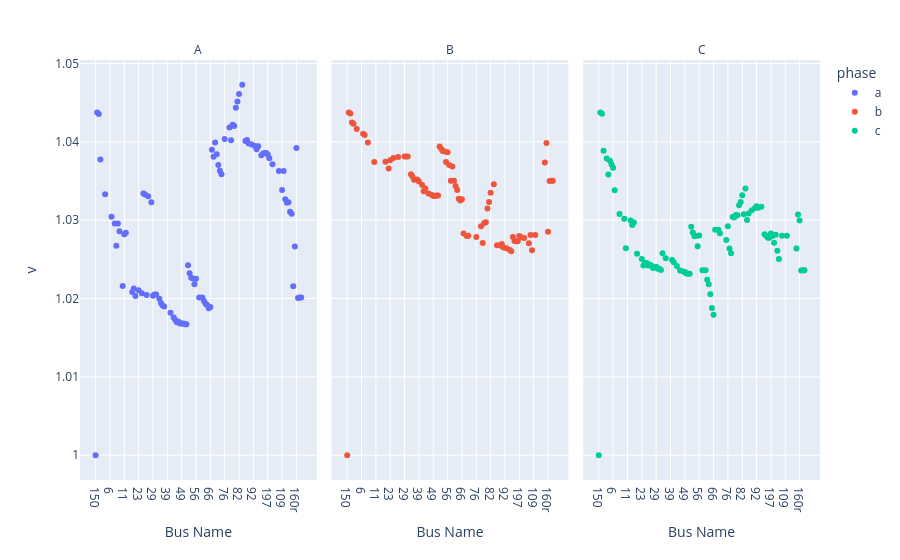
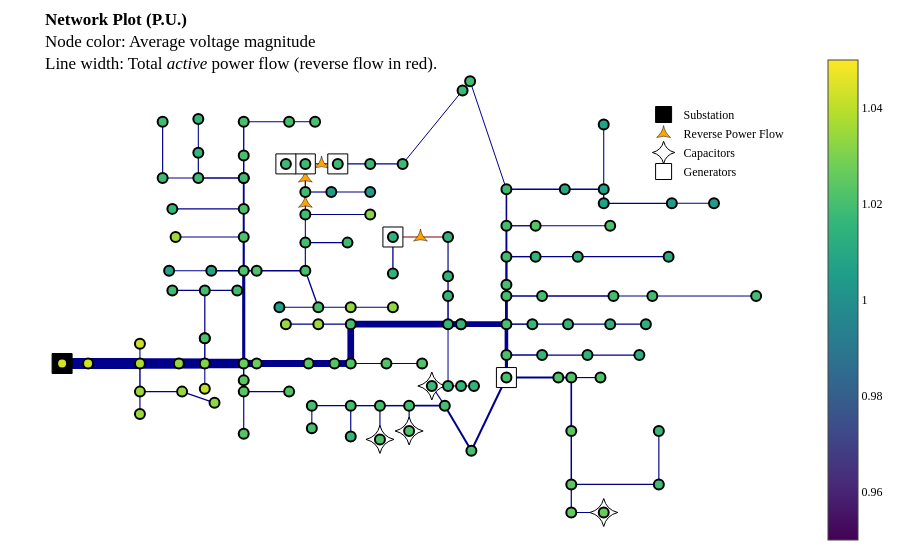
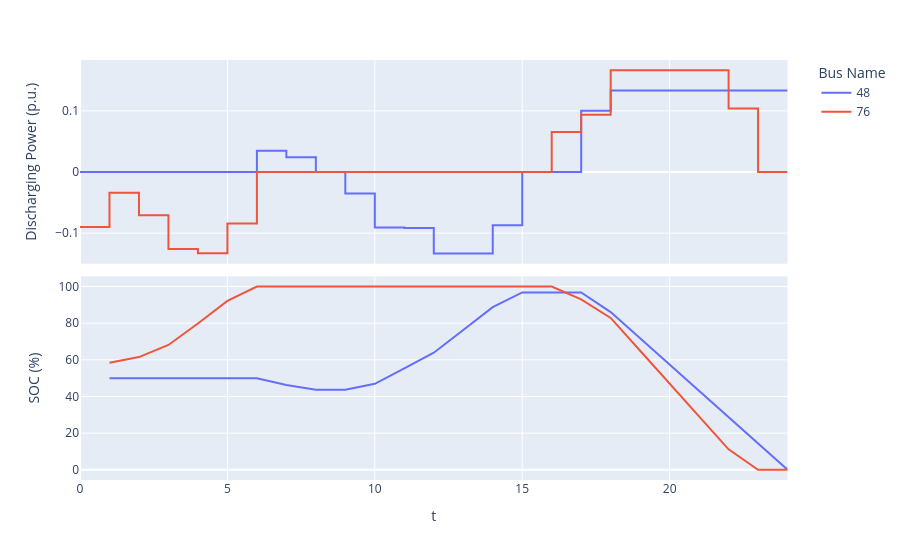

Notebook source saved alongside these figures, in order:
### Code cell
case = create_case(CASES_DIR / "csv" / "ieee123_30der_bat", start_step=0, n_steps=24)
result = case.run_opf(objective="loss")
print(result.active_power_flows)
plot_voltages(result.voltages).show()
plot_network(case, result.voltages, p_flow=result.active_power_flows, q_flow = result.reactive_power_flows, t=12).show()
plot_batteries(result.battery_active_power, result.soc).show()

### Figure 1 — Plotly figure (JSON) as saved in the notebook; plotly's stock layout.template omitted (floating-point values rounded to 4 significant figures; data arrays with more than 128 entries replaced by an {"elided": "..."} marker saying what was removed)
{"data": [{"hovertemplate": "phase=a<br>name=%{x}<br>v=%{y}<extra></extra>", "legendgroup": "a", "marker": {"color": "#636efa", "symbol": "circle"}, "mode": "markers", "name": "a", "orientation": "v", "showlegend": true, "type": "scatter", "x": {"elided": "130 str values"}, "xaxis": "x", "y": {"elided": "130 float values"}, "yaxis": "y"}, {"hovertemplate": "phase=b<br>name=%{x}<br>v=%{y}<extra></extra>", "legendgroup": "b", "marker": {"color": "#EF553B", "symbol": "circle"}, "mode": "markers", "name": "b", "orientation": "v", "showlegend": true, "type": "scatter", "x": {"elided": "130 str values"}, "xaxis": "x2", "y": {"elided": "130 float values"}, "yaxis": "y2"}, {"hovertemplate": "phase=c<br>name=%{x}<br>v=%{y}<extra></extra>", "legendgroup": "c", "marker": {"color": "#00cc96", "symbol": "circle"}, "mode": "markers", "name": "c", "orientation": "v", "showlegend": true, "type": "scatter", "x": {"elided": "130 str values"}, "xaxis": "x3", "y": {"elided": "130 float values"}, "yaxis": "y3"}], "layout": {"annotations": [{"font": {}, "showarrow": false, "text": "A", "x": 0.16, "xanchor": "center", "xref": "paper", "y": 1, "yanchor": "bottom", "yref": "paper"}, {"font": {}, "showarrow": false, "text": "B", "x": 0.5, "xanchor": "center", "xref": "paper", "y": 1, "yanchor": "bottom", "yref": "paper"}, {"font": {}, "showarrow": false, "text": "C", "x": 0.84, "xanchor": "center", "xref": "paper", "y": 1, "yanchor": "bottom", "yref": "paper"}], "legend": {"title": {"text": "phase"}, "tracegroupgap": 0}, "margin": {"t": 60}, "xaxis": {"anchor": "y", "domain": [0, 0.32], "title": {"text": "Bus Name"}}, "xaxis2": {"anchor": "y2", "domain": [0.34, 0.66], "matches": "x", "title": {"text": "Bus Name"}}, "xaxis3": {"anchor": "y3", "domain": [0.68, 1.0], "matches": "x", "title": {"text": "Bus Name"}}, "yaxis": {"anchor": "x", "domain": [0, 1], "title": {"text": "v"}}, "yaxis2": {"anchor": "x2", "domain": [0, 1], "matches": "y", "showticklabels": false}, "yaxis3": {"anchor": "x3", "domain": [0, 1], "matches": "y", "showticklabels": false}}}

### Figure 2 — Plotly figure (JSON) as saved in the notebook; plotly's stock layout.template omitted (floating-point values rounded to 4 significant figures; data arrays with more than 128 entries replaced by an {"elided": "..."} marker saying what was removed)
{"data": [{"hoverinfo": "none", "line": {"color": "darkblue", "dash": "solid", "width": 11}, "mode": "lines", "showlegend": false, "type": "scatter", "x": [-0.8612, -0.8612], "y": [-0.2909, -0.2909]}, {"hoverinfo": "none", "line": {"color": "darkblue", "dash": "solid", "width": 11}, "mode": "lines", "showlegend": false, "type": "scatter", "x": [-0.8612, -0.7916], "y": [-0.2909, -0.2909]}, {"hoverinfo": "none", "line": {"color": "darkblue", "dash": "solid", "width": 11}, "mode": "lines", "showlegend": false, "type": "scatter", "x": [-0.7916, -0.6524], "y": [-0.2909, -0.2909]}, {"hoverinfo": "none", "line": {"color": "darkblue", "dash": "solid", "width": 1.083}, "mode": "lines", "showlegend": false, "type": "scatter", "x": [-0.6524, -0.6524], "y": [-0.2909, -0.2009]}, {"hoverinfo": "none", "line": {"color": "darkblue", "dash": "solid", "width": 1.425}, "mode": "lines", "showlegend": false, "type": "scatter", "x": [-0.6524, -0.6524], "y": [-0.2909, -0.4195]}, {"hoverinfo": "none", "line": {"color": "darkblue", "dash": "solid", "width": 10.33}, "mode": "lines", "showlegend": false, "type": "scatter", "x": [-0.6524, -0.5481], "y": [-0.2909, -0.2909]}, {"hoverinfo": "none", "line": {"color": "darkblue", "dash": "solid", "width": 1.166}, "mode": "lines", "showlegend": false, "type": "scatter", "x": [-0.6524, -0.6524], "y": [-0.4195, -0.5224]}, {"hoverinfo": "none", "line": {"color": "darkblue", "dash": "solid", "width": 1.259}, "mode": "lines", "showlegend": false, "type": "scatter", "x": [-0.6524, -0.5394], "y": [-0.4195, -0.4195]}, {"hoverinfo": "none", "line": {"color": "darkblue", "dash": "solid", "width": 1.174}, "mode": "lines", "showlegend": false, "type": "scatter", "x": [-0.5394, -0.4524], "y": [-0.4195, -0.4709]}, {"hoverinfo": "none", "line": {"color": "darkblue", "dash": "solid", "width": 10.24}, "mode": "lines", "showlegend": false, "type": "scatter", "x": [-0.5481, -0.4785], "y": [-0.2909, -0.2909]}, {"hoverinfo": "none", "line": {"color": "darkblue", "dash": "solid", "width": 1.083}, "mode": "lines", "showlegend": false, "type": "scatter", "x": [-0.4785, -0.4785], "y": [-0.2909, -0.4067]}, {"hoverinfo": "none", "line": {"color": "darkblue", "dash": "solid", "width": 1.417}, "mode": "lines", "showlegend": false, "type": "scatter", "x": [-0.4785, -0.4785], "y": [-0.2909, -0.1752]}, {"hoverinfo": "none", "line": {"color": "darkblue", "dash": "solid", "width": 9.744}, "mode": "lines", "showlegend": false, "type": "scatter", "x": [-0.4785, -0.3741], "y": [-0.2909, -0.2909]}, {"hoverinfo": "none", "line": {"color": "darkblue", "dash": "solid", "width": 1.251}, "mode": "lines", "showlegend": false, "type": "scatter", "x": [-0.4785, -0.4785], "y": [-0.1752, -0.1752]}, {"hoverinfo": "none", "line": {"color": "darkblue", "dash": "solid", "width": 1.251}, "mode": "lines", "showlegend": false, "type": "scatter", "x": [-0.4785, -0.4785], "y": [-0.1752, 0.04337]}, {"hoverinfo": "none", "line": {"color": "darkblue", "dash": "solid", "width": 1.419}, "mode": "lines", "showlegend": false, "type": "scatter", "x": [-0.3741, -0.3741], "y": [-0.2909, -0.3681]}, {"hoverinfo": "none", "line": {"color": "darkblue", "dash": "solid", "width": 3.124}, "mode": "lines", "showlegend": false, "type": "scatter", "x": [-0.3741, -0.3741], "y": [-0.2909, 0.1334]}, {"hoverinfo": "none", "line": {"color": "darkblue", "dash": "solid", "width": 1.168}, "mode": "lines", "showlegend": false, "type": "scatter", "x": [-0.4785, -0.5655], "y": [0.04337, 0.04337]}, {"hoverinfo": "none", "line": {"color": "darkblue", "dash": "solid", "width": 1.083}, "mode": "lines", "showlegend": false, "type": "scatter", "x": [-0.4785, -0.3915], "y": [0.04337, 0.04337]}, {"hoverinfo": "none", "line": {"color": "darkblue", "dash": "solid", "width": 1.249}, "mode": "lines", "showlegend": false, "type": "scatter", "x": [-0.3741, -0.3741], "y": [-0.3681, -0.4195]}, {"hoverinfo": "none", "line": {"color": "darkblue", "dash": "solid", "width": 1.166}, "mode": "lines", "showlegend": false, "type": "scatter", "x": [-0.3741, -0.3741], "y": [-0.4195, -0.6124]}, {"hoverinfo": "none", "line": {"color": "darkblue", "dash": "solid", "width": 1.083}, "mode": "lines", "showlegend": false, "type": "scatter", "x": [-0.3741, -0.2524], "y": [-0.4195, -0.4195]}, {"hoverinfo": "none", "line": {"color": "darkblue", "dash": "solid", "width": 1.33}, "mode": "lines", "showlegend": false, "type": "scatter", "x": [-0.3741, -0.4611], "y": [0.1334, 0.1334]}, {"hoverinfo": "none", "line": {"color": "darkblue", "dash": "solid", "width": 2.164}, "mode": "lines", "showlegend": false, "type": "scatter", "x": [-0.3741, -0.3741], "y": [0.1334, 0.2877]}, {"hoverinfo": "none", "line": {"color": "darkblue", "dash": "solid", "width": 1.164}, "mode": "lines", "showlegend": false, "type": "scatter", "x": [-0.4611, -0.5742], "y": [0.1334, 0.1334]}, {"hoverinfo": "none", "line": {"color": "darkblue", "dash": "solid", "width": 1.174}, "mode": "lines", "showlegend": false, "type": "scatter", "x": [-0.3741, -0.5568], "y": [0.2877, 0.2877]}, {"hoverinfo": "none", "line": {"color": "darkblue", "dash": "solid", "width": 1.99}, "mode": "lines", "showlegend": false, "type": "scatter", "x": [-0.3741, -0.3741], "y": [0.2877, 0.4162]}, {"hoverinfo": "none", "line": {"color": "darkblue", "dash": "solid", "width": 1.166}, "mode": "lines", "showlegend": false, "type": "scatter", "x": [-0.3741, -0.5655], "y": [0.4162, 0.4162]}, {"hoverinfo": "none", "line": {"color": "darkblue", "dash": "solid", "width": 1.824}, "mode": "lines", "showlegend": false, "type": "scatter", "x": [-0.3741, -0.3741], "y": [0.4162, 0.5577]}, {"hoverinfo": "none", "line": {"color": "darkblue", "dash": "solid", "width": 1.332}, "mode": "lines", "showlegend": false, "type": "scatter", "x": [-0.3741, -0.3741], "y": [0.5577, 0.5577]}, {"hoverinfo": "none", "line": {"color": "darkblue", "dash": "solid", "width": 1.332}, "mode": "lines", "showlegend": false, "type": "scatter", "x": [-0.3741, -0.4959], "y": [0.5577, 0.5577]}, {"hoverinfo": "none", "line": {"color": "darkblue", "dash": "solid", "width": 1.492}, "mode": "lines", "showlegend": false, "type": "scatter", "x": [-0.3741, -0.3741], "y": [0.5577, 0.6606]}, {"hoverinfo": "none", "line": {"color": "darkblue", "dash": "solid", "width": 1.166}, "mode": "lines", "showlegend": false, "type": "scatter", "x": [-0.4959, -0.5916], "y": [0.5577, 0.5577]}, {"hoverinfo": "none", "line": {"color": "darkblue", "dash": "solid", "width": 1.166}, "mode": "lines", "showlegend": false, "type": "scatter", "x": [-0.4959, -0.4959], "y": [0.5577, 0.6734]}, {"hoverinfo": "none", "line": {"color": "darkblue", "dash": "solid", "width": 1.166}, "mode": "lines", "showlegend": false, "type": "scatter", "x": [-0.5916, -0.5916], "y": [0.5577, 0.8148]}, {"hoverinfo": "none", "line": {"color": "darkblue", "dash": "solid", "width": 1.328}, "mode": "lines", "showlegend": false, "type": "scatter", "x": [-0.3741, -0.3741], "y": [0.6606, 0.8148]}, {"hoverinfo": "none", "line": {"color": "darkblue", "dash": "solid", "width": 1.166}, "mode": "lines", "showlegend": false, "type": "scatter", "x": [-0.3741, -0.2524], "y": [0.8148, 0.8148]}, {"hoverinfo": "none", "line": {"color": "darkblue", "dash": "solid", "width": 1}, "mode": "lines", "showlegend": false, "type": "scatter", "x": [-0.2524, -0.1828], "y": [0.8148, 0.8148]}, {"hoverinfo": "none", "line": {"color": "darkblue", "dash": "solid", "width": 1.083}, "mode": "lines", "showlegend": false, "type": "scatter", "x": [-0.4959, -0.4959], "y": [0.6734, 0.8277]}, {"hoverinfo": "none", "line": {"color": "darkblue", "dash": "solid", "width": 1.63}, "mode": "lines", "showlegend": false, "type": "scatter", "x": [-0.3394, -0.2089], "y": [0.1334, 0.1334]}, {"hoverinfo": "none", "line": {"color": "darkblue", "dash": "solid", "width": 1.329}, "mode": "lines", "showlegend": false, "type": "scatter", "x": [-0.2089, -0.1741], "y": [0.1334, -0.03378]}, {"hoverinfo": "none", "line": {"color": "darkblue", "dash": "solid", "width": 1.135}, "mode": "lines", "showlegend": false, "type": "scatter", "x": [-0.2089, -0.2089], "y": [0.1334, 0.262]}, {"hoverinfo": "none", "line": {"color": "darkblue", "dash": "solid", "width": 1.162}, "mode": "lines", "showlegend": false, "type": "scatter", "x": [-0.1741, -0.2785], "y": [-0.03378, -0.03378]}, {"hoverinfo": "none", "line": {"color": "darkblue", "dash": "solid", "width": 1.168}, "mode": "lines", "showlegend": false, "type": "scatter", "x": [-0.1741, -0.08714], "y": [-0.03378, -0.03378]}, {"hoverinfo": "none", "line": {"color": "darkblue", "dash": "solid", "width": 1.083}, "mode": "lines", "showlegend": false, "type": "scatter", "x": [-0.08714, 0.02593], "y": [-0.03378, -0.03378]}, {"hoverinfo": "none", "line": {"color": "darkblue", "dash": "solid", "width": 1.083}, "mode": "lines", "showlegend": false, "type": "scatter", "x": [-0.2089, -0.09583], "y": [0.262, 0.262]}, {"hoverinfo": "none", "line": {"color": "darkblue", "dash": "solid", "width": 1.053}, "mode": "lines", "showlegend": false, "type": "scatter", "x": [-0.2089, -0.2089], "y": [0.262, 0.3905]}, {"hoverinfo": "none", "line": {"color": "darkblue", "dash": "solid", "width": 1.172}, "mode": "lines", "showlegend": false, "type": "scatter", "x": [-0.2089, -0.03495], "y": [0.3905, 0.3905]}, {"hoverinfo": "none", "line": {"color": "maroon", "dash": "solid", "width": 1.203}, "mode": "lines", "showlegend": false, "type": "scatter", "x": [-0.2089, -0.2089], "y": [0.3905, 0.4934]}, {"hoverinfo": "none", "line": {"color": "darkblue", "dash": "solid", "width": 1.164}, "mode": "lines", "showlegend": false, "type": "scatter", "x": [-0.2089, -0.1393], "y": [0.4934, 0.4934]}, {"hoverinfo": "none", "line": {"color": "maroon", "dash": "solid", "width": 1.367}, "mode": "lines", "showlegend": false, "type": "scatter", "x": [-0.2089, -0.2089], "y": [0.4934, 0.622]}, {"hoverinfo": "none", "line": {"color": "darkblue", "dash": "solid", "width": 1.083}, "mode": "lines", "showlegend": false, "type": "scatter", "x": [-0.1393, -0.03495], "y": [0.4934, 0.4934]}, {"hoverinfo": "none", "line": {"color": "darkblue", "dash": "solid", "width": 1.411}, "mode": "lines", "showlegend": false, "type": "scatter", "x": [-0.2089, -0.2611], "y": [0.622, 0.622]}, {"hoverinfo": "none", "line": {"color": "maroon", "dash": "solid", "width": 1.193}, "mode": "lines", "showlegend": false, "type": "scatter", "x": [-0.2089, -0.1219], "y": [0.622, 0.622]}, {"hoverinfo": "none", "line": {"color": "darkblue", "dash": "solid", "width": 1.249}, "mode": "lines", "showlegend": false, "type": "scatter", "x": [-0.1219, -0.03495], "y": [0.622, 0.622]}, {"hoverinfo": "none", "line": {"color": "darkblue", "dash": "solid", "width": 1.083}, "mode": "lines", "showlegend": false, "type": "scatter", "x": [-0.03495, 0.05202], "y": [0.622, 0.622]}, {"hoverinfo": "none", "line": {"color": "darkblue", "dash": "solid", "width": 1}, "mode": "lines", "showlegend": false, "type": "scatter", "x": [0.05202, 0.2127], "y": [0.622, 0.9578]}, {"hoverinfo": "none", "line": {"color": "darkblue", "dash": "solid", "width": 7.201}, "mode": "lines", "showlegend": false, "type": "scatter", "x": [-0.3394, -0.2002], "y": [-0.2909, -0.2909]}, {"hoverinfo": "none", "line": {"color": "darkblue", "dash": "solid", "width": 7.036}, "mode": "lines", "showlegend": false, "type": "scatter", "x": [-0.2002, -0.1306], "y": [-0.2909, -0.2909]}, {"hoverinfo": "none", "line": {"color": "darkblue", "dash": "solid", "width": 6.87}, "mode": "lines", "showlegend": false, "type": "scatter", "x": [-0.1306, -0.08714], "y": [-0.2909, -0.2909]}, {"hoverinfo": "none", "line": {"color": "darkblue", "dash": "solid", "width": 1.164}, "mode": "lines", "showlegend": false, "type": "scatter", "x": [-0.08714, 0.008531], "y": [-0.2909, -0.2909]}, {"hoverinfo": "none", "line": {"color": "darkblue", "dash": "solid", "width": 6.706}, "mode": "lines", "showlegend": false, "type": "scatter", "x": [-0.08714, -0.08714], "y": [-0.2909, -0.1109]}, {"hoverinfo": "none", "line": {"color": "darkblue", "dash": "solid", "width": 1.083}, "mode": "lines", "showlegend": false, "type": "scatter", "x": [0.008531, 0.1042], "y": [-0.2909, -0.2909]}, {"hoverinfo": "none", "line": {"color": "darkblue", "dash": "solid", "width": 1.168}, "mode": "lines", "showlegend": false, "type": "scatter", "x": [-0.08714, -0.1741], "y": [-0.1109, -0.1109]}, {"hoverinfo": "none", "line": {"color": "darkblue", "dash": "solid", "width": 6.538}, "mode": "lines", "showlegend": false, "type": "scatter", "x": [-0.08714, 0.1738], "y": [-0.1109, -0.1109]}, {"hoverinfo": "none", "line": {"color": "darkblue", "dash": "solid", "width": 1.083}, "mode": "lines", "showlegend": false, "type": "scatter", "x": [-0.1741, -0.2611], "y": [-0.1109, -0.1109]}, {"hoverinfo": "none", "line": {"color": "darkblue", "dash": "solid", "width": 1}, "mode": "lines", "showlegend": false, "type": "scatter", "x": [0.1738, 0.1738], "y": [-0.1109, -0.3938]}, {"hoverinfo": "none", "line": {"color": "darkblue", "dash": "solid", "width": 1.508}, "mode": "lines", "showlegend": false, "type": "scatter", "x": [0.1738, 0.1738], "y": [-0.1109, 0.01765]}, {"hoverinfo": "none", "line": {"color": "darkblue", "dash": "solid", "width": 1.343}, "mode": "lines", "showlegend": false, "type": "scatter", "x": [0.1738, 0.1738], "y": [0.01765, 0.1077]}, {"hoverinfo": "none", "line": {"color": "darkblue", "dash": "solid", "width": 1.178}, "mode": "lines", "showlegend": false, "type": "scatter", "x": [0.1738, 0.1738], "y": [0.1077, 0.2877]}, {"hoverinfo": "none", "line": {"color": "maroon", "dash": "solid", "width": 1.138}, "mode": "lines", "showlegend": false, "type": "scatter", "x": [0.1738, 0.02593], "y": [0.2877, 0.2877]}, {"hoverinfo": "none", "line": {"color": "darkblue", "dash": "solid", "width": 1.311}, "mode": "lines", "showlegend": false, "type": "scatter", "x": [0.02593, 0.02593], "y": [0.2877, 0.1205]}, {"hoverinfo": "none", "line": {"color": "darkblue", "dash": "solid", "width": 5.947}, "mode": "lines", "showlegend": false, "type": "scatter", "x": [0.2086, 0.3303], "y": [-0.1109, -0.1109]}, {"hoverinfo": "none", "line": {"color": "darkblue", "dash": "solid", "width": 1.497}, "mode": "lines", "showlegend": false, "type": "scatter", "x": [0.3303, 0.3999], "y": [-0.1109, -0.1109]}, {"hoverinfo": "none", "line": {"color": "darkblue", "dash": "solid", "width": 3.612}, "mode": "lines", "showlegend": false, "type": "scatter", "x": [0.3303, 0.3303], "y": [-0.1109, -0.2524]}, {"hoverinfo": "none", "line": {"color": "darkblue", "dash": "solid", "width": 2.838}, "mode": "lines", "showlegend": false, "type": "scatter", "x": [0.3303, 0.3303], "y": [-0.1109, 0.01765]}, {"hoverinfo": "none", "line": {"color": "darkblue", "dash": "solid", "width": 1.414}, "mode": "lines", "showlegend": false, "type": "scatter", "x": [0.3999, 0.4956], "y": [-0.1109, -0.1109]}, {"hoverinfo": "none", "line": {"color": "darkblue", "dash": "solid", "width": 1.249}, "mode": "lines", "showlegend": false, "type": "scatter", "x": [0.4956, 0.6086], "y": [-0.1109, -0.1109]}, {"hoverinfo": "none", "line": {"color": "darkblue", "dash": "solid", "width": 1.166}, "mode": "lines", "showlegend": false, "type": "scatter", "x": [0.6086, 0.7043], "y": [-0.1109, -0.1109]}, {"hoverinfo": "none", "line": {"color": "darkblue", "dash": "solid", "width": 1.505}, "mode": "lines", "showlegend": false, "type": "scatter", "x": [0.3303, 0.426], "y": [-0.2524, -0.2524]}, {"hoverinfo": "none", "line": {"color": "darkblue", "dash": "solid", "width": 3.107}, "mode": "lines", "showlegend": false, "type": "scatter", "x": [0.3303, 0.3303], "y": [-0.2524, -0.3552]}, {"hoverinfo": "none", "line": {"color": "darkblue", "dash": "solid", "width": 1.339}, "mode": "lines", "showlegend": false, "type": "scatter", "x": [0.426, 0.5478], "y": [-0.2524, -0.2524]}, {"hoverinfo": "none", "line": {"color": "darkblue", "dash": "solid", "width": 1.166}, "mode": "lines", "showlegend": false, "type": "scatter", "x": [0.5478, 0.6869], "y": [-0.2524, -0.2524]}, {"hoverinfo": "none", "line": {"color": "darkblue", "dash": "solid", "width": 2.004}, "mode": "lines", "showlegend": false, "type": "scatter", "x": [0.3303, 0.4695], "y": [-0.3552, -0.3552]}, {"hoverinfo": "none", "line": {"color": "darkblue", "dash": "solid", "width": 2.081}, "mode": "lines", "showlegend": false, "type": "scatter", "x": [0.3303, 0.2364], "y": [-0.3552, -0.6895]}, {"hoverinfo": "none", "line": {"color": "darkblue", "dash": "solid", "width": 1.839}, "mode": "lines", "showlegend": false, "type": "scatter", "x": [0.4695, 0.5043], "y": [-0.3552, -0.3552]}, {"hoverinfo": "none", "line": {"color": "darkblue", "dash": "solid", "width": 1.176}, "mode": "lines", "showlegend": false, "type": "scatter", "x": [0.5043, 0.5825], "y": [-0.3552, -0.3552]}, {"hoverinfo": "none", "line": {"color": "darkblue", "dash": "solid", "width": 1.663}, "mode": "lines", "showlegend": false, "type": "scatter", "x": [0.5043, 0.5043], "y": [-0.3552, -0.5995]}, {"hoverinfo": "none", "line": {"color": "darkblue", "dash": "solid", "width": 1.497}, "mode": "lines", "showlegend": false, "type": "scatter", "x": [0.5043, 0.5043], "y": [-0.5995, -0.8438]}, {"hoverinfo": "none", "line": {"color": "darkblue", "dash": "solid", "width": 1.249}, "mode": "lines", "showlegend": false, "type": "scatter", "x": [0.5043, 0.5043], "y": [-0.8438, -0.9724]}, {"hoverinfo": "none", "line": {"color": "darkblue", "dash": "solid", "width": 1.249}, "mode": "lines", "showlegend": false, "type": "scatter", "x": [0.5043, 0.7391], "y": [-0.8438, -0.8438]}, {"hoverinfo": "none", "line": {"color": "darkblue", "dash": "solid", "width": 1.083}, "mode": "lines", "showlegend": false, "type": "scatter", "x": [0.5043, 0.5912], "y": [-0.9724, -0.9724]}, {"hoverinfo": "none", "line": {"color": "darkblue", "dash": "solid", "width": 1.166}, "mode": "lines", "showlegend": false, "type": "scatter", "x": [0.7391, 0.7391], "y": [-0.8438, -0.5995]}, {"hoverinfo": "none", "line": {"color": "darkblue", "dash": "solid", "width": 1.999}, "mode": "lines", "showlegend": false, "type": "scatter", "x": [0.2364, 0.1651], "y": [-0.6895, -0.4838]}, {"hoverinfo": "none", "line": {"color": "darkblue", "dash": "solid", "width": 1.166}, "mode": "lines", "showlegend": false, "type": "scatter", "x": [0.1651, 0.1303], "y": [-0.4838, -0.3938]}, {"hoverinfo": "none", "line": {"color": "darkblue", "dash": "solid", "width": 1.667}, "mode": "lines", "showlegend": false, "type": "scatter", "x": [0.1651, 0.06941], "y": [-0.4838, -0.4838]}, {"hoverinfo": "none", "line": {"color": "darkblue", "dash": "solid", "width": 1.17}, "mode": "lines", "showlegend": false, "type": "scatter", "x": [0.06941, 0.06941], "y": [-0.4838, -0.5995]}, {"hoverinfo": "none", "line": {"color": "darkblue", "dash": "solid", "width": 1.497}, "mode": "lines", "showlegend": false, "type": "scatter", "x": [0.06941, -0.008863], "y": [-0.4838, -0.4838]}, {"hoverinfo": "none", "line": {"color": "darkblue", "dash": "solid", "width": 1.166}, "mode": "lines", "showlegend": false, "type": "scatter", "x": [-0.008863, -0.008863], "y": [-0.4838, -0.6381]}, {"hoverinfo": "none", "line": {"color": "darkblue", "dash": "solid", "width": 1.331}, "mode": "lines", "showlegend": false, "type": "scatter", "x": [-0.008863, -0.08714], "y": [-0.4838, -0.4838]}, {"hoverinfo": "none", "line": {"color": "darkblue", "dash": "solid", "width": 1.166}, "mode": "lines", "showlegend": false, "type": "scatter", "x": [-0.08714, -0.08714], "y": [-0.4838, -0.6252]}, {"hoverinfo": "none", "line": {"color": "darkblue", "dash": "solid", "width": 1.166}, "mode": "lines", "showlegend": false, "type": "scatter", "x": [-0.08714, -0.1915], "y": [-0.4838, -0.4838]}, {"hoverinfo": "none", "line": {"color": "darkblue", "dash": "solid", "width": 1.083}, "mode": "lines", "showlegend": false, "type": "scatter", "x": [-0.1915, -0.1915], "y": [-0.4838, -0.5867]}, {"hoverinfo": "none", "line": {"color": "darkblue", "dash": "solid", "width": 1.506}, "mode": "lines", "showlegend": false, "type": "scatter", "x": [0.3303, 0.426], "y": [0.01765, 0.01765]}, {"hoverinfo": "none", "line": {"color": "darkblue", "dash": "solid", "width": 1.34}, "mode": "lines", "showlegend": false, "type": "scatter", "x": [0.426, 0.6173], "y": [0.01765, 0.01765]}, {"hoverinfo": "none", "line": {"color": "darkblue", "dash": "solid", "width": 1.175}, "mode": "lines", "showlegend": false, "type": "scatter", "x": [0.6173, 0.7217], "y": [0.01765, 0.01765]}, {"hoverinfo": "none", "line": {"color": "darkblue", "dash": "solid", "width": 1}, "mode": "lines", "showlegend": false, "type": "scatter", "x": [0.7217, 1], "y": [0.01765, 0.01765]}, {"hoverinfo": "none", "line": {"color": "darkblue", "dash": "solid", "width": 2.332}, "mode": "lines", "showlegend": false, "type": "scatter", "x": [0.3303, 0.3303], "y": [0.01765, 0.06908]}, {"hoverinfo": "none", "line": {"color": "darkblue", "dash": "solid", "width": 2.332}, "mode": "lines", "showlegend": false, "type": "scatter", "x": [0.3303, 0.3303], "y": [0.06908, 0.1977]}, {"hoverinfo": "none", "line": {"color": "darkblue", "dash": "solid", "width": 1.414}, "mode": "lines", "showlegend": false, "type": "scatter", "x": [0.3303, 0.4086], "y": [0.1977, 0.1977]}, {"hoverinfo": "none", "line": {"color": "darkblue", "dash": "solid", "width": 1.918}, "mode": "lines", "showlegend": false, "type": "scatter", "x": [0.3303, 0.3303], "y": [0.1977, 0.3391]}, {"hoverinfo": "none", "line": {"color": "darkblue", "dash": "solid", "width": 1.331}, "mode": "lines", "showlegend": false, "type": "scatter", "x": [0.4086, 0.5217], "y": [0.1977, 0.1977]}, {"hoverinfo": "none", "line": {"color": "darkblue", "dash": "solid", "width": 1.166}, "mode": "lines", "showlegend": false, "type": "scatter", "x": [0.5217, 0.7652], "y": [0.1977, 0.1977]}, {"hoverinfo": "none", "line": {"color": "darkblue", "dash": "solid", "width": 1.331}, "mode": "lines", "showlegend": false, "type": "scatter", "x": [0.3303, 0.4086], "y": [0.3391, 0.3391]}, {"hoverinfo": "none", "line": {"color": "darkblue", "dash": "solid", "width": 1.586}, "mode": "lines", "showlegend": false, "type": "scatter", "x": [0.3303, 0.3303], "y": [0.3391, 0.5063]}, {"hoverinfo": "none", "line": {"color": "darkblue", "dash": "solid", "width": 1.166}, "mode": "lines", "showlegend": false, "type": "scatter", "x": [0.4086, 0.6086], "y": [0.3391, 0.3391]}, {"hoverinfo": "none", "line": {"color": "darkblue", "dash": "solid", "width": 1.586}, "mode": "lines", "showlegend": false, "type": "scatter", "x": [0.3303, 0.4869], "y": [0.5063, 0.5063]}, {"hoverinfo": "none", "line": {"color": "darkblue", "dash": "solid", "width": 1}, "mode": "lines", "showlegend": false, "type": "scatter", "x": [0.3303, 0.2329], "y": [0.5063, 1]}, {"hoverinfo": "none", "line": {"color": "darkblue", "dash": "solid", "width": 1.421}, "mode": "lines", "showlegend": false, "type": "scatter", "x": [0.4869, 0.5912], "y": [0.5063, 0.5063]}, {"hoverinfo": "none", "line": {"color": "darkblue", "dash": "solid", "width": 1.083}, "mode": "lines", "showlegend": false, "type": "scatter", "x": [0.5912, 0.5912], "y": [0.5063, 0.802]}, {"hoverinfo": "none", "line": {"color": "darkblue", "dash": "solid", "width": 1.338}, "mode": "lines", "showlegend": false, "type": "scatter", "x": [0.5912, 0.5912], "y": [0.5063, 0.442]}, {"hoverinfo": "none", "line": {"color": "darkblue", "dash": "solid", "width": 1.254}, "mode": "lines", "showlegend": false, "type": "scatter", "x": [0.5912, 0.7739], "y": [0.442, 0.442]}, {"hoverinfo": "none", "line": {"color": "darkblue", "dash": "solid", "width": 1.083}, "mode": "lines", "showlegend": false, "type": "scatter", "x": [0.7739, 0.8869], "y": [0.442, 0.442]}, {"hoverinfo": "none", "line": {"color": "darkblue", "dash": "solid", "width": 1.63}, "mode": "lines", "showlegend": false, "type": "scatter", "x": [-0.3741, -0.3394], "y": [0.1334, 0.1334]}, {"hoverinfo": "none", "line": {"color": "darkblue", "dash": "solid", "width": 7.201}, "mode": "lines", "showlegend": false, "type": "scatter", "x": [-0.3741, -0.3394], "y": [-0.2909, -0.2909]}, {"hoverinfo": "none", "line": {"color": "darkblue", "dash": "solid", "width": 5.947}, "mode": "lines", "showlegend": false, "type": "scatter", "x": [0.2086, 0.2086], "y": [-0.1109, -0.1109]}, {"hoverinfo": "none", "line": {"color": "darkblue", "dash": "solid", "width": 5.947}, "mode": "lines", "showlegend": false, "type": "scatter", "x": [0.1738, 0.2086], "y": [-0.1109, -0.1109]}, {"hoverinfo": "none", "line": {"color": "darkblue", "dash": "solid", "width": 1}, "mode": "lines", "showlegend": false, "type": "scatter", "x": [0.1738, 0.2086], "y": [-0.3938, -0.3938]}, {"hoverinfo": "none", "line": {"color": "darkblue", "dash": "solid", "width": 1}, "mode": "lines", "showlegend": false, "type": "scatter", "x": [0.2086, 0.2434], "y": [-0.3938, -0.3938]}, {"hoverinfo": "none", "marker": {"color": "black", "line": {"color": "black", "width": 1}, "size": 20, "symbol": "square"}, "mode": "markers", "name": "Substation", "showlegend": true, "type": "scatter", "x": [-0.8612], "y": [-0.2909]}, {"hoverinfo": "none", "marker": {"color": "orange", "line": {"color": "black", "width": 0.5}, "size": 10, "symbol": "star-triangle-up"}, "mode": "markers", "name": "Reverse Power Flow", "showlegend": true, "type": "scatter", "x": [-0.2089, -0.2089, -0.1654, 0.09985], "y": [0.442, 0.5577, 0.622, 0.2877]}, {"hoverinfo": "none", "marker": {"color": "white", "line": {"color": "black", "width": 1}, "size": 20, "symbol": "star-diamond"}, "mode": "markers", "name": "Capacitors", "showlegend": true, "type": "scatter", "x": [0.5912, 0.1303, 0.06941, -0.008863], "y": [-0.9724, -0.3938, -0.5995, -0.6381]}, {"hoverinfo": "none", "marker": {"color": "white", "line": {"color": "black", "width": 1}, "size": 20, "symbol": "square"}, "mode": "markers", "name": "Generators", "showlegend": true, "type": "scatter", "x": [-0.2089, -0.2611, -0.1219, 0.02593, 0.3303], "y": [0.622, 0.622, 0.622, 0.2877, -0.3552]}, {"hoverlabel": {"font": {"family": "Monospace"}}, "hovertemplate": "%{text}", "marker": {"cmax": 1.05, "cmin": 0.95, "color": {"elided": "130 float values"}, "colorscale": [[0, "#440154"], [0.1111, "#482878"], [0.2222, "#3e4989"], [0.3333, "#31688e"], [0.4444, "#26828e"], [0.5556, "#1f9e89"], [0.6667, "#35b779"], [0.7778, "#6ece58"], [0.8889, "#b5de2b"], [1, "#fde725"]], "line": {"color": "black", "width": 2}, "reversescale": false, "showscale": true, "size": 10}, "mode": "markers", "showlegend": false, "text": {"elided": "130 str values"}, "textposition": "top center", "type": "scatter", "x": {"elided": "130 float values"}, "y": {"elided": "130 float values"}}], "layout": {"font": {"color": "Black", "family": "Droid Sans Mono"}, "legend": {"bgcolor": "White", "font": {"color": "Black"}, "x": 0.8, "y": 0.9}, "margin": {"b": 10, "l": 10, "r": 10, "t": 50}, "paper_bgcolor": "White", "plot_bgcolor": "White", "title": {"font": {"color": "Black"}, "text": "<b>Network Plot (P.U.)</b><br>Node color: Average voltage magnitude<br>Line width: Total <i>active</i> power flow (reverse flow in red)."}, "xaxis": {"visible": false}, "yaxis": {"visible": false}}}

### Figure 3 — Plotly figure (JSON) as saved in the notebook; plotly's stock layout.template omitted (floating-point values rounded to 4 significant figures)
{"data": [{"hovertemplate": "Bus Name=48<br>variable=power<br>t=%{x}<br>value=%{y}<extra></extra>", "legendgroup": "48", "line": {"color": "#636efa", "dash": "solid", "shape": "hv"}, "marker": {"symbol": "circle"}, "mode": "lines", "name": "48", "orientation": "v", "showlegend": true, "type": "scatter", "x": [0, 1, 2, 3, 4, 5, 6, 7, 8, 9, 10, 11, 12, 13, 14, 15, 16, 17, 18, 19, 20, 21, 22, 23, 24], "xaxis": "x2", "y": [1.921e-06, 2.334e-05, 2.939e-06, 9.271e-07, 8.05e-07, 2.154e-06, 0.03472, 0.02416, 7.691e-07, -0.03508, -0.09084, -0.09163, -0.1333, -0.1333, -0.08699, -1.2e-05, 3.005e-06, 0.1001, 0.1333, 0.1333, 0.1333, 0.1333, 0.1333, 0.1333, 0.1333], "yaxis": "y2"}, {"hovertemplate": "Bus Name=48<br>variable=soc<br>t=%{x}<br>value=%{y}<extra></extra>", "legendgroup": "48", "line": {"color": "#636efa", "dash": "solid"}, "marker": {"symbol": "circle"}, "mode": "lines", "name": "48", "orientation": "v", "showlegend": false, "type": "scatter", "x": [1, 2, 3, 4, 5, 6, 7, 8, 9, 10, 11, 12, 13, 14, 15, 16, 17, 18, 19, 20, 21, 22, 23, 24], "xaxis": "x", "y": [50.0, 50.0, 50.0, 50.0, 50.0, 50.0, 46.26, 43.67, 43.67, 46.93, 55.38, 63.9, 76.3, 88.7, 96.78, 96.79, 96.79, 86.02, 71.68, 57.35, 43.01, 28.67, 14.34, 1.591e-06], "yaxis": "y"}, {"hovertemplate": "Bus Name=76<br>variable=power<br>t=%{x}<br>value=%{y}<extra></extra>", "legendgroup": "76", "line": {"color": "#EF553B", "dash": "solid", "shape": "hv"}, "marker": {"symbol": "circle"}, "mode": "lines", "name": "76", "orientation": "v", "showlegend": true, "type": "scatter", "x": [0, 1, 2, 3, 4, 5, 6, 7, 8, 9, 10, 11, 12, 13, 14, 15, 16, 17, 18, 19, 20, 21, 22, 23, 24], "xaxis": "x2", "y": [-0.08975, -0.03393, -0.0708, -0.1261, -0.1327, -0.0843, -2.926e-06, -1.476e-07, 1.727e-07, -3.957e-07, -5.239e-08, 4.651e-07, -4.228e-09, -6.609e-08, 3.209e-07, 1.539e-06, 0.06549, 0.09385, 0.1667, 0.1667, 0.1667, 0.1667, 0.104, 1.4e-06, 1.4e-06], "yaxis": "y2"}, {"hovertemplate": "Bus Name=76<br>variable=soc<br>t=%{x}<br>value=%{y}<extra></extra>", "legendgroup": "76", "line": {"color": "#EF553B", "dash": "solid"}, "marker": {"symbol": "circle"}, "mode": "lines", "name": "76", "orientation": "v", "showlegend": false, "type": "scatter", "x": [1, 2, 3, 4, 5, 6, 7, 8, 9, 10, 11, 12, 13, 14, 15, 16, 17, 18, 19, 20, 21, 22, 23, 24], "xaxis": "x", "y": [58.35, 61.5, 68.09, 79.82, 92.16, 100.0, 100.0, 100.0, 100.0, 100.0, 100.0, 100.0, 100.0, 100.0, 100.0, 100.0, 92.96, 82.87, 64.94, 47.02, 29.1, 11.18, 0.0001565, 5.159e-07], "yaxis": "y"}], "layout": {"annotations": [{"font": {}, "showarrow": false, "text": "", "textangle": 90, "x": 0.98, "xanchor": "left", "xref": "paper", "y": 0.2425, "yanchor": "middle", "yref": "paper"}, {"font": {}, "showarrow": false, "text": "", "textangle": 90, "x": 0.98, "xanchor": "left", "xref": "paper", "y": 0.7575, "yanchor": "middle", "yref": "paper"}], "legend": {"title": {"text": "Bus Name"}, "tracegroupgap": 0}, "margin": {"t": 60}, "xaxis": {"anchor": "y", "domain": [0, 0.98], "title": {"text": "t"}}, "xaxis2": {"anchor": "y2", "domain": [0, 0.98], "matches": "x", "showticklabels": false}, "yaxis": {"anchor": "x", "domain": [0, 0.485], "title": {"text": "SOC (%)"}}, "yaxis2": {"anchor": "x2", "domain": [0.515, 1], "title": {"text": "Discharging Power (p.u.)"}}}}
